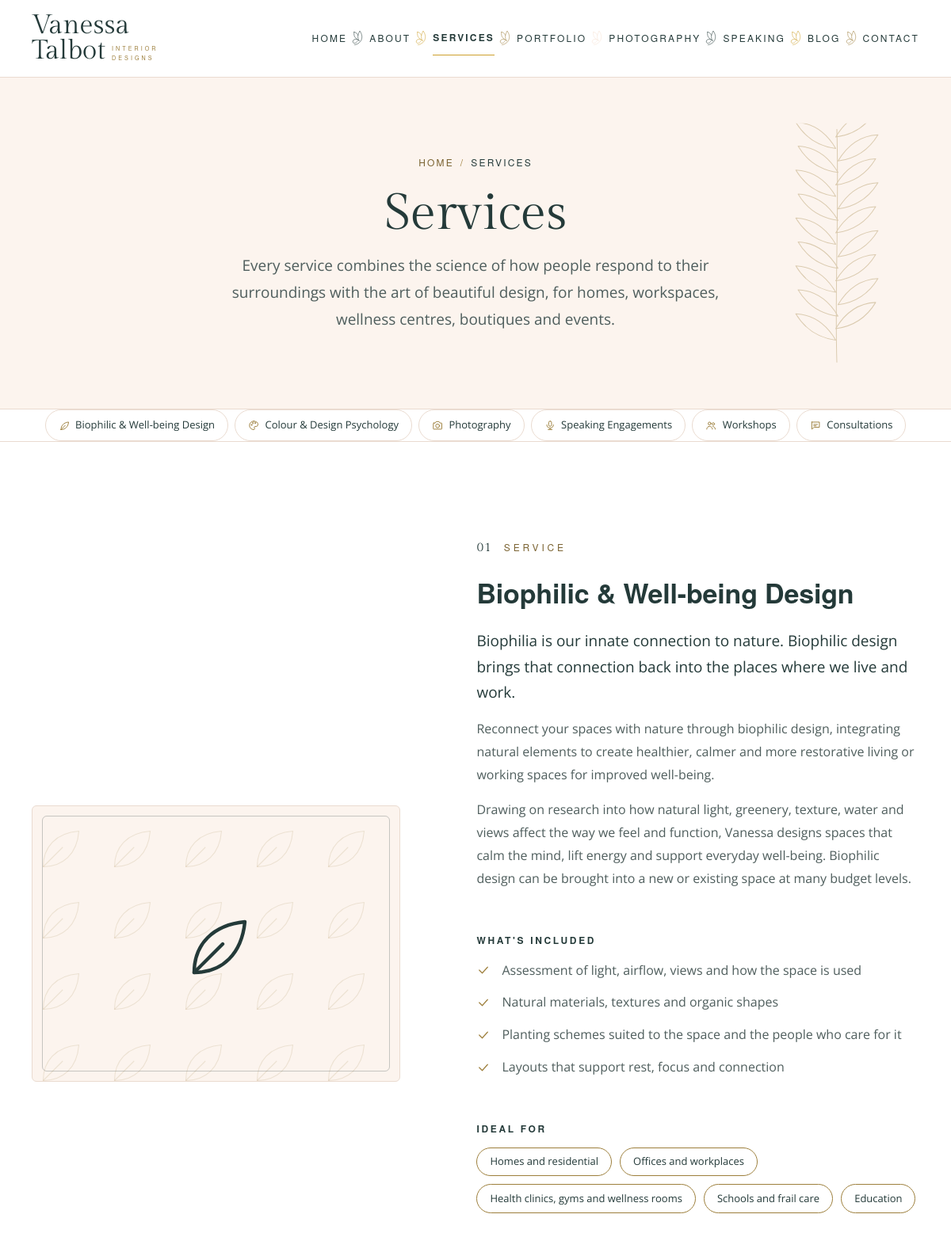
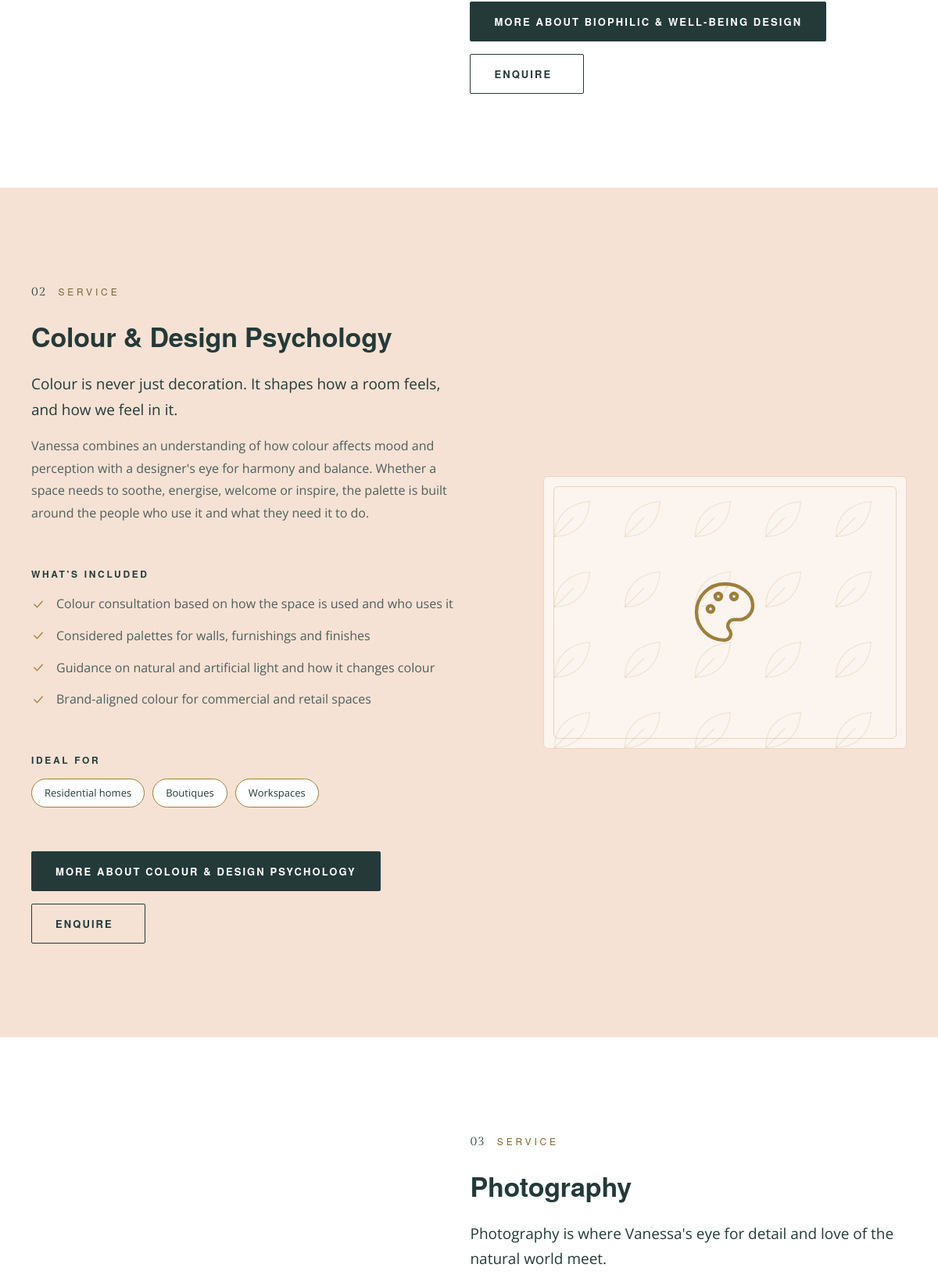
/services.php (upper part), run on the app's committed database (2 pictures, top to bottom).
### tables this page shows
CREATE TABLE IF NOT EXISTS PageSections (
    SectionID           INT UNSIGNED NOT NULL AUTO_INCREMENT,
    PageKey             VARCHAR(50)  NOT NULL,
    SectionKey          VARCHAR(100) NOT NULL,
    Eyebrow             VARCHAR(255) NULL,
    Heading             VARCHAR(255) NULL,
    Introduction        TEXT NULL,
    Body                MEDIUMTEXT NULL,
    ButtonText          VARCHAR(100) NULL,
    ButtonLink          VARCHAR(500) NULL,
    SecondaryButtonText VARCHAR(100) NULL,
    SecondaryButtonLink VARCHAR(500) NULL,
    Image               VARCHAR(500) NULL,
    ImageAlt            VARCHAR(255) NULL,
    DisplayOrder        INT NOT NULL DEFAULT 0,
    Status              ENUM('Draft','Published','Archived') NOT NULL DEFAULT 'Draft',
    CreatedDate         DATETIME NOT NULL DEFAULT CURRENT_TIMESTAMP,
    UpdatedDate         DATETIME NOT NULL DEFAULT CURRENT_TIMESTAMP ON UPDATE CURRENT_TIMESTAMP,
    LastEditedBy        INT UNSIGNED NULL,
    LastEditedDate      DATETIME NULL,
    PRIMARY KEY (SectionID),
    UNIQUE KEY uq_PageSections_Key (PageKey, SectionKey),
    KEY idx_PageSections_Listing (PageKey, Status, DisplayOrder),
    CONSTRAINT fk_PageSections_LastEditedBy FOREIGN KEY (LastEditedBy)
        REFERENCES AdminUsers (AdminUserID) ON UPDATE CASCADE ON DELETE SET NULL
);

CREATE TABLE IF NOT EXISTS Services (
    ServiceID        INT UNSIGNED NOT NULL AUTO_INCREMENT,
    ServiceName      VARCHAR(150) NOT NULL,
    Slug             VARCHAR(200) NOT NULL,
    Icon             VARCHAR(50)  NULL,
    ShortDescription VARCHAR(500) NULL,
    Lead             VARCHAR(500) NULL,
    FullDescription  MEDIUMTEXT NULL,
    IncludedItems    TEXT NULL COMMENT 'What is included, one per line',
    IdealFor         TEXT NULL COMMENT 'Client types, one per line',
    FeaturedImage    VARCHAR(500) NULL,
    FeaturedImageAlt VARCHAR(255) NULL,
    MetaTitle        VARCHAR(255) NULL,
    MetaDescription  VARCHAR(500) NULL,
    Status           ENUM('Draft','Published','Archived') NOT NULL DEFAULT 'Draft',
    DisplayOrder     INT NOT NULL DEFAULT 0,
    UpdatedDate      DATETIME NOT NULL DEFAULT CURRENT_TIMESTAMP ON UPDATE CURRENT_TIMESTAMP,
    PRIMARY KEY (ServiceID),
    UNIQUE KEY uq_Services_ServiceName (ServiceName),
    UNIQUE KEY uq_Services_Slug (Slug),
    KEY idx_Services_Listing (Status, DisplayOrder)
);

### includes/database.php (called while the page is built, shortened)
<?php
function db(): PDO
{
    static $pdo = null;
    if ($pdo instanceof PDO) {
        return $pdo;
    }
    $dsn = sprintf('mysql:host=%s;port=%s;dbname=%s;charset=%s', DB_HOST, DB_PORT, DB_NAME, DB_CHARSET);
    try {
        $pdo = new PDO($dsn, DB_USER, DB_PASS, [
            PDO::ATTR_ERRMODE            => PDO::ERRMODE_EXCEPTION,
            PDO::ATTR_DEFAULT_FETCH_MODE => PDO::FETCH_ASSOC,
            PDO::ATTR_EMULATE_PREPARES   => false,
            PDO::ATTR_TIMEOUT            => 5,
        ]);
        $pdo->exec("SET time_zone = '+02:00', SESSION sql_mode = 'STRICT_ALL_TABLES,ERROR_FOR_DIVISION_BY_ZERO,NO_ENGINE_SUBSTITUTION'");
    } catch (PDOException $error) {
        $pdo = null;
        error_log('Database connection failed: ' . $error->getMessage());
        throw new RuntimeException('The database is unavailable.');
    }
    return $pdo;
}
function db_query(string $sql, array $params = []): PDOStatement
{
    $statement = db()->prepare($sql);
    $statement->execute($params);
    return $statement;
}
function db_all(string $sql, array $params = []): array
{
    return db_query($sql, $params)->fetchAll();
}

### includes/page-map.php (called while the page is built, shortened)
<?php
function staff_viewer(): ?array
{
    static $checked = false, $viewer = null;
    if ($checked) {
        return $viewer;
    }
    $checked = true;
    if (empty($_COOKIE['VTIDSESSION']) || PHP_SAPI === 'cli') {
        return null;
    }
    return $viewer;
}
function edit_block(string $page, string $block, array $extra = []): string
{
    if (staff_viewer() === null) {
        return '';
    }
    $map   = page_map();
    $entry = $map[$page]['blocks'][$block] ?? null;
    $label = $entry[0] ?? cms_safe_label($block);
    $links = '';
    return $links === '' ? '' : '<div class="edit-here" role="group" aria-label="' . e('Edit: ' . $label) . '">' . $links . '</div>';
}
function ed_section(?array $section, string $field): string
{
    if ($section === null || empty($section['SectionID']) || staff_viewer() === null) {
        return '';
    }
    $where = trim(cms_safe_label((string) $section['SectionKey']));
    $label = $field === 'Image' ? 'Image' : edit_label('page_sections', $field);
    return edit_attr('admin/section-edit.php?id=' . (int) $section['SectionID'] . '#row-' . $field, 'page_sections.edit', $label . ' (' . strtolower($where) . ')');
}
function ed_record(string $module, string $page, ?int $id, string $field, string $permission): string
{
    if ($id === null || $id <= 0 || staff_viewer() === null) {
        return '';
    }
    return edit_attr($page . '?id=' . $id . '#row-' . $field, $permission, edit_label($module, $field));
}
function ed_service(?array $service, string $field): string
{
    return ed_record('services', 'admin/service-edit.php', isset($service['ServiceID']) ? (int) $service['ServiceID'] : null, $field, 'services.edit');
}

### services.php (the view, shortened to what this page needs)
<?php
require_once INCLUDES_PATH . '/content.php';
$sections = site_sections('services');
$services = site_services();
$header   = $sections['page-header'] ?? [];
$tones = ['green', 'peach', 'gold'];
require_once INCLUDES_PATH . '/header.php';
?>
<main id="main-content">
    <?= content_hero_open($header, edit_block('services', 'page-header')) ?>
        <div class="container">
            <nav class="breadcrumb" aria-label="Breadcrumb">
                <ol>
                    <li><a href="<?= e(url('index.php')) ?>">Home</a></li>
                    <li aria-current="page">Services</li>
                </ol>
            </nav>
            <h1 id="page-title"<?= ed_section($header ?: null, 'Heading') ?>><?= e($header['Heading'] ?? '') ?></h1>
            <p class="page-hero__lead"<?= ed_section($header ?: null, 'Introduction') ?>><?= e($header['Introduction'] ?? '') ?></p>
        </div>
    </section>
    <nav class="service-nav" aria-label="Jump to a service">
        <div class="container">
            <ul class="service-nav__list">
<?php foreach ($services as $service): ?>
                <li><a href="#<?= e($service['Slug']) ?>"><?= icon((string) $service['Icon'], 'icon icon--inline') ?> <?= e($service['ServiceName']) ?></a></li>
<?php endforeach; ?>
            </ul>
        </div>
    </nav>
<?php foreach ($services as $i => $service):
    $name  = (string) $service['ServiceName'];
    $slug  = (string) $service['Slug'];
    $ideal = content_lines($service['IdealFor']);
?>
    <section id="<?= e($slug) ?>" class="section service-section<?= $i % 2 ? ' section--peach' : '' ?>" aria-labelledby="<?= e($slug) ?>-title">
        <div class="container split<?= $i % 2 ? ' split--reverse' : '' ?>">
            <div class="split__media">
                <?= content_frame('art-frame art-frame--' . $tones[$i % 3], $service['FeaturedImage'] ?? '', $service['FeaturedImageAlt'] ?? '', icon((string) $service['Icon'], 'icon art-frame__icon'), 'web', ed_service($service, 'FeaturedImage')) ?>
            </div>
            <div class="split__content">
                <p class="eyebrow"><span class="service-section__number"><?= sprintf('%02d', $i + 1) ?></span> Service</p>
                <h2 id="<?= e($slug) ?>-title"<?= ed_service($service, 'ServiceName') ?>><?= e($name) ?></h2>
                <?= content_paragraphs($service['Lead'], 'lead', ed_service($service, 'Lead')) ?>
                <?= content_paragraphs($service['FullDescription'], '', ed_service($service, 'FullDescription')) ?>
                <h3 class="subheading">What's included</h3>
                <ul class="check-list">
<?php foreach (content_lines($service['IncludedItems']) as $item): ?>
                    <li<?= ed_service($service, 'IncludedItems') ?>><?= icon('check') ?><span><?= e($item) ?></span></li>
<?php endforeach; ?>
                </ul>
                <h3 class="subheading">Ideal for</h3>
                <ul class="tag-list" aria-label="<?= e($name) ?> is ideal for">
<?php foreach ($ideal as $market): ?>
                    <li<?= ed_service($service, 'IdealFor') ?>><?= e($market) ?></li>
<?php endforeach; ?>
                </ul>
                <div class="btn-group">
                    <a class="btn btn--dark" href="<?= e(service_page_url($slug)) ?>">
                        More about <?= e(strtolower($name)) ?>
                    </a>
                    <a class="btn btn--outline" href="<?= e(url('contact.php?service=' . urlencode($slug))) ?>">
                        Enquire<span class="visually-hidden"> about <?= e(strtolower($name)) ?></span>
                    </a>
                </div>
            </div>
        </div>
    </section>
<?php endforeach; ?>
</main>
<?php require_once INCLUDES_PATH . '/footer.php'; ?>

### includes/content.php (shortened to what this page needs)
<?php
require_once INCLUDES_PATH . '/database.php';
require_once INCLUDES_PATH . '/page-map.php';
function content_fetch(string $key, callable $query): mixed
{
    static $databaseDown = false;
    static $fallback = null;
    if (!$databaseDown) {
        try {
            $result = $query();
            if ($result !== null) {
                return $result;
            }
        } catch (Throwable $error) {
            $databaseDown = true;
            error_log('Public content unavailable, using fallback: ' . $error->getMessage());
        }
    }
    $fallback ??= require INCLUDES_PATH . '/content-fallback.php';
    return $fallback[$key] ?? [];
}
function site_services(): array
{
    return content_fetch('services', static fn() => db_all("SELECT * FROM Services WHERE Status = 'Published' ORDER BY DisplayOrder, ServiceName"));
}
function site_sections(string $page): array
{
    return content_fetch('sections_' . $page, static function () use ($page): array {
        $sections = [];
        foreach (db_all("SELECT * FROM PageSections WHERE PageKey = ? AND Status = 'Published' ORDER BY DisplayOrder", [$page]) as $section) {
            $section['items'] = db_all("SELECT * FROM PageSectionItems WHERE SectionID = ? AND Status = 'Published' ORDER BY DisplayOrder, ItemID", [$section['SectionID']]);
            $sections[$section['SectionKey']] = $section;
        }
        return $sections;
    });
}
function service_page_url(string $slug): string
{
    return is_file(ROOT_PATH . '/services/' . $slug . '.php') ? url('services/' . $slug . '.php') : url('services.php') . '#' . $slug;
}
function content_paragraphs(?string $text, string $firstClass = '', string $edit = ''): string
{
    $html = '';
    foreach (preg_split('/\n\s*\n/', trim((string) $text)) ?: [] as $index => $paragraph) {
        if ($paragraph !== '') {
            $class = $index === 0 && $firstClass !== '' ? ' class="' . e($firstClass) . '"' : '';
            $html .= '<p' . $class . $edit . '>' . nl2br(e($paragraph), false) . '</p>';
        }
    }
    return $html;
}
function content_lines(?string $text): array
{
    return array_values(array_filter(array_map('trim', explode("\n", (string) $text)), static fn(string $line): bool => $line !== ''));
}
function content_frame(string $class, ?string $image, ?string $alt, string $decoration, string $size = 'web', string $edit = ''): string
{
    if (trim((string) $image) === '') {
        return '<div class="' . e($class) . '"' . ($edit === '' ? ' aria-hidden="true"' : $edit) . '>' . $decoration . '</div>';
    }
    $safe = link_is_safe((string) $image);
    $src  = $safe ? image_url((string) $image, $size) : '#';
    return '<div class="' . e($class) . '"' . $edit . '><img src="' . e($src) . '"' . ($safe ? image_srcset((string) $image) : '') . ' alt="' . e($alt) . '"' . ($size === 'full' ? '' : ' loading="lazy"') . '></div>';
}
function content_hero_open(array $header, string $edit = ''): string
{
    $image = trim((string) ($header['Image'] ?? ''));
    $at    = ed_section(!empty($header['SectionID']) ? $header : null, 'Image');
    if ($image === '' || !link_is_safe($image)) {
        return '<section class="page-hero" aria-labelledby="page-title">' . $edit
             . ($at !== '' ? '<span class="page-hero__image-spot"' . $at . '>' . botanical('botanical page-hero__botanical') . '</span>' : botanical('botanical page-hero__botanical'));
    }
    return '<section class="page-hero page-hero--image" aria-labelledby="page-title">' . $edit
         . '<img class="page-hero__image" src="' . e(image_url($image, 'full')) . '"' . image_srcset($image, '100vw') . ' alt="' . e($header['ImageAlt'] ?? '') . '"' . $at . '>';
}

### includes/icons.php (shortened to what this page needs)
<?php
function icon(string $name, string $class = 'icon'): string
{
    static $paths = [
        'leaf'    => '<path d="M5 21c0-9 6-15 16-16-1 10-7 16-16 16Z"/><path d="M5 21 14 12"/>',
        'palette' => '<path d="M12 3a9 9 0 1 0 0 18c1.1 0 2-.9 2-2 0-.5-.2-1-.5-1.3-.3-.4-.5-.8-.5-1.3 0-1.1.9-2 2-2h2.4A4.6 4.6 0 0 0 21 9.8C21 6 17 3 12 3Z"/><circle cx="7.5" cy="11" r="1"/><circle cx="10" cy="7" r="1"/><circle cx="15" cy="7" r="1"/>',
        'camera'  => '<path d="M4 7h3l2-3h6l2 3h3a1 1 0 0 1 1 1v11a1 1 0 0 1-1 1H4a1 1 0 0 1-1-1V8a1 1 0 0 1 1-1Z"/><circle cx="12" cy="13" r="4"/>',
        'mic'     => '<rect x="9" y="3" width="6" height="11" rx="3"/><path d="M5 11a7 7 0 0 0 14 0M12 18v3M8 21h8"/>',
        'group'   => '<circle cx="9" cy="8" r="3"/><path d="M3 20c0-3.3 2.7-6 6-6s6 2.7 6 6"/><circle cx="17" cy="9" r="2.5"/><path d="M16 14.2c2.8.4 5 2.8 5 5.8"/>',
        'chat'    => '<path d="M4 5h16v11H9l-5 4V5Z"/><path d="M8 10h8M8 13h5"/>',
        'arrow'   => '<path d="M5 12h14M13 6l6 6-6 6"/>',
        'flask'   => '<path d="M9 3h6M10 3v6l-5 9a2 2 0 0 0 1.7 3h10.6a2 2 0 0 0 1.7-3l-5-9V3"/><path d="M7.5 15h9"/>',
        'brush'   => '<path d="M18 3l3 3-9 9-3-3 9-9Z"/><path d="M9 12c-3 0-5 2-5 5 0 1.5-1 2.5-2 3 4 1 9 0 9-5"/>',
        'sprout'  => '<path d="M12 21v-9"/><path d="M12 12C12 7 8 5 4 5c0 5 3 7 8 7Z"/><path d="M12 14c0-4 3-6 8-6 0 4-3 6-8 6Z"/>',
        'mail'    => '<rect x="3" y="5" width="18" height="14" rx="1"/><path d="m3 7 9 6 9-6"/>',
        'person'  => '<circle cx="12" cy="12" r="9"/><circle cx="12" cy="10" r="3"/><path d="M6.5 18.5c1.3-2 3.3-3 5.5-3s4.2 1 5.5 3"/>',
        'eye'     => '<path d="M2 12s3.5-7 10-7 10 7 10 7-3.5 7-10 7S2 12 2 12Z"/><circle cx="12" cy="12" r="3"/>',
        'shield'  => '<path d="M12 3 4 6v6c0 4.5 3.4 8.3 8 9 4.6-.7 8-4.5 8-9V6l-8-3Z"/><path d="m9 12 2 2 4-4"/>',
        'check'   => '<path d="m5 12 5 5 9-10"/>',
        'pen'     => '<path d="M4 20h4L19 9l-4-4L4 16v4Z"/><path d="m13 7 4 4"/>',
        'phone'   => '<rect x="7" y="2.5" width="10" height="19" rx="2"/><path d="M11 18h2"/>',
    ];
    $svg = $paths[$name] ?? '';
    return '<svg class="' . e($class) . '" viewBox="0 0 24 24" fill="none" stroke="currentColor" stroke-width="1.6" '
         . 'stroke-linecap="round" stroke-linejoin="round" aria-hidden="true" focusable="false">' . $svg . '</svg>';
}
function botanical(string $class = 'botanical'): string
{
    $leaves = '';
    for ($i = 0, $y = 380; $y > 40; $y -= 42, $i++) {
        $x = 100 + ($i % 2 === 0 ? -2 : 2);
        $leaves .= sprintf('<path d="M%1$d %2$d q -46 -6 -70 -46 q 44 2 70 46Z"/>', $x, $y);
        $leaves .= sprintf('<path d="M%1$d %2$d q 46 -6 70 -46 q -44 2 -70 46Z"/>', $x, $y - 20);
    }
    return '<svg class="' . e($class) . '" viewBox="0 0 200 420" fill="none" stroke="currentColor" stroke-width="1.4" '
         . 'stroke-linejoin="round" aria-hidden="true" focusable="false">'
         . '<path d="M100 420 C 96 300 104 160 100 10"/>' . $leaves . '</svg>';
}

### data on the page
pagesections: Heading "Services", Introduction "Every service combines the science of how people respond to their surroundings with the art of beautiful design, for homes, workspaces, wellness centres, boutiques and events."
services: ServiceName "Biophilic & Well-being Design", name "Biophilic & Well-being Design", paragraph "Biophilia is our innate connection to nature. Biophilic design brings that connection back into the places where we live and work.", paragraph "Reconnect your spaces with nature through biophilic design, integrating natural elements to create healthier, calmer and more restorative living or working spaces for improved well-being.", paragraph "Drawing on research into how natural light, greenery, texture, water and views affect the way we feel and function, Vanessa designs spaces that calm the mind, lift energy and support everyday well-being. Biophilic design can be brought into a new or existing space at many budget levels.", IncludedItems "Assessment of light, airflow, views and how the space is used", IncludedItems "Natural materials, textures and organic shapes", IncludedItems "Planting schemes suited to the space and the people who care for it", IncludedItems "Layouts that support rest, focus and connection", IdealFor "Homes and residential", IdealFor "Offices and workplaces", IdealFor "Health clinics, gyms and wellness rooms", IdealFor "Schools and frail care", IdealFor "Education", name "BIOPHILIC & WELL-BEING DESIGN"
services: ServiceName "Colour & Design Psychology", name "Colour & Design Psychology", paragraph "Colour is never just decoration. It shapes how a room feels, and how we feel in it.", paragraph "Vanessa combines an understanding of how colour affects mood and perception with a designer's eye for harmony and balance. Whether a space needs to soothe, energise, welcome or inspire, the palette is built around the people who use it and what they need it to do.", IncludedItems "Colour consultation based on how the space is used and who uses it", IncludedItems "Considered palettes for walls, furnishings and finishes", IncludedItems "Guidance on natural and artificial light and how it changes colour", IncludedItems "Brand-aligned colour for commercial and retail spaces", IdealFor "Residential homes", IdealFor "Boutiques", IdealFor "Workspaces", name "COLOUR & DESIGN PSYCHOLOGY"
services: ServiceName "Photography", name "Photography", paragraph "Photography is where Vanessa's eye for detail and love of the natural world meet."
services: ServiceName "Speaking Engagements"
services: ServiceName "Workshops"
services: ServiceName "Consultations"

### other printed values
$item['label'] "HOME"
$item['label'] "ABOUT"
$item['label'] "SERVICES"
$item['label'] "PORTFOLIO"
$item['label'] "PHOTOGRAPHY"
$item['label'] "SPEAKING"
$item['label'] "BLOG"
$item['label'] "CONTACT"
